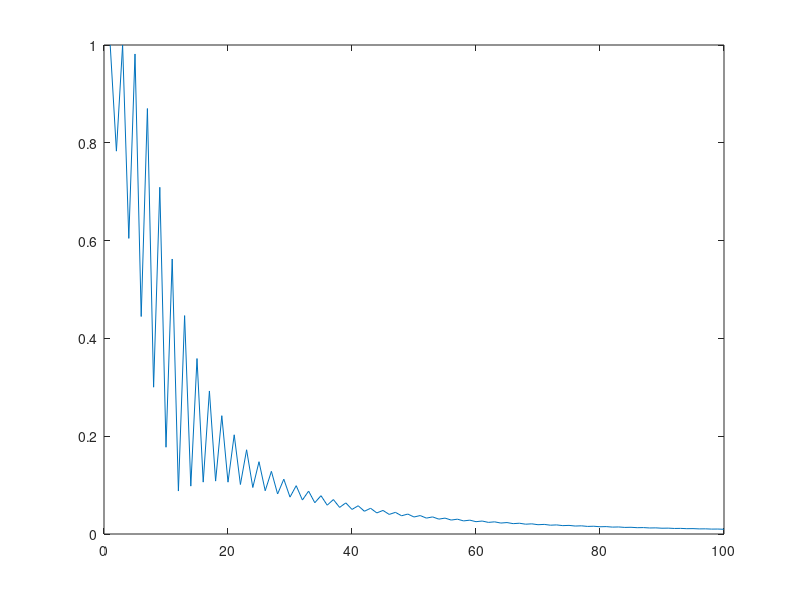

Here is the MATLAB script that generated this plot:
%% interpolation of f(x)
 
Nq  = 1000000;   
hq  = 1/Nq;
xq  = 0:hq:1; % query grid

fq  = exp(-400*(xq-0.5).^2); % the exact function, numerically

% initialize error vector. run loop until you find N that gets max_err 
% under required tolerance
err = 10^6;
max_err = 10^(-2);
errors = zeros(1);
N = 0;

while err > max_err
   
    N = N+1;
    h   = 1/N;
    x   = 0:h:1;  % spatial grid

    f   = exp(-400*(x-0.5).^2);  % the sampled function
    fint = interp1(x,f,xq);      % f interpolated from the sample function
    
    err = max(abs(fq-fint));  % compute l_infty norm of error vector
    errors(N) = err;
    
end

plot(1:N, errors)
